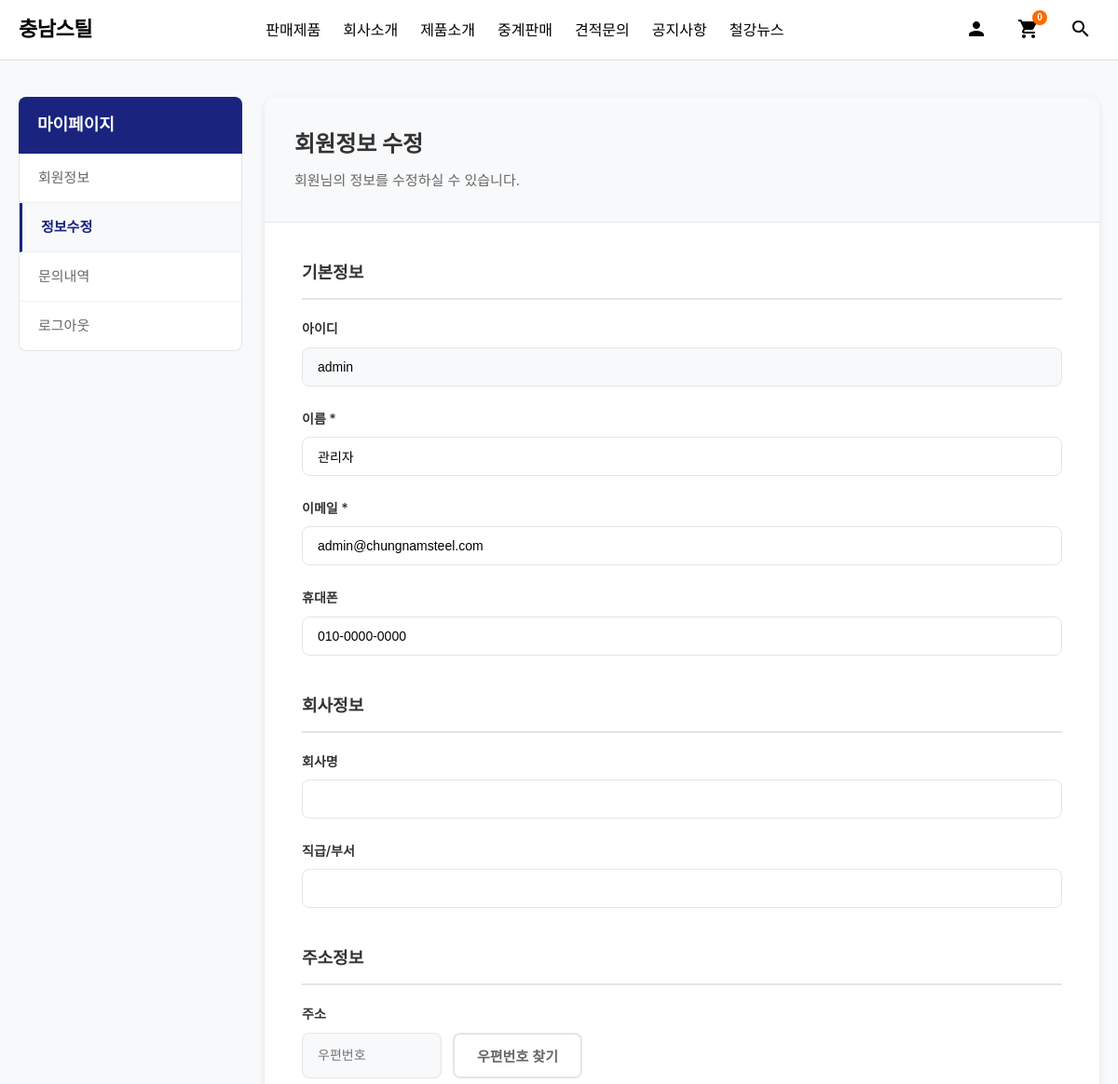
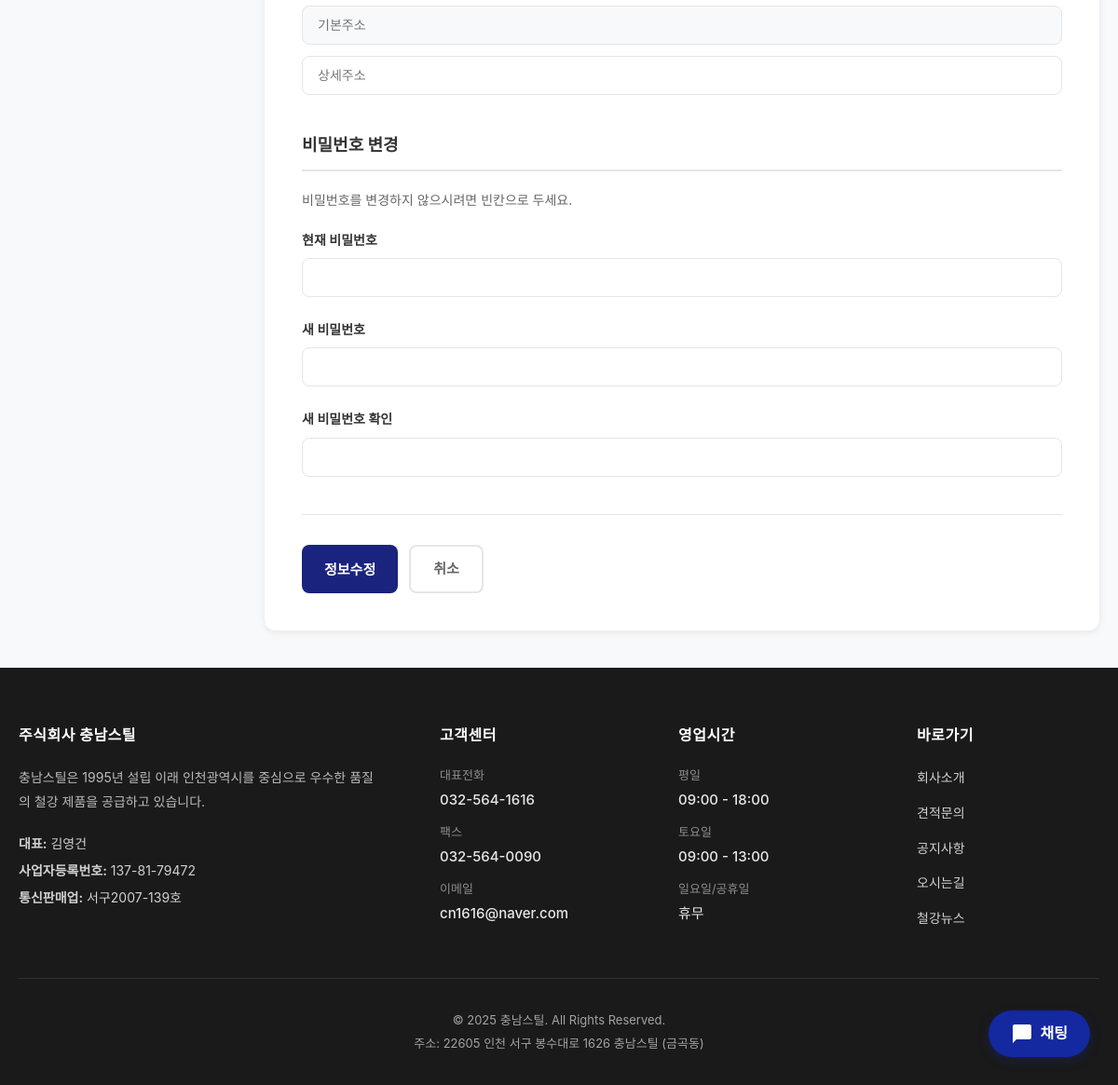
Screenshot of /edit_profile.php (signed in) with the database file from the repository (2 pictures, top to bottom).
### tables this page shows
CREATE TABLE IF NOT EXISTS members (
    id INT AUTO_INCREMENT PRIMARY KEY,
    user_id VARCHAR(50) UNIQUE NOT NULL,
    password VARCHAR(255) NOT NULL,
    name VARCHAR(50) NOT NULL,
    email VARCHAR(100) UNIQUE NOT NULL,
    phone VARCHAR(20),
    company VARCHAR(100),
    position VARCHAR(50),
    address VARCHAR(255),
    address_detail VARCHAR(255),
    zipcode VARCHAR(10),
    is_active TINYINT(1) DEFAULT 1,
    is_admin TINYINT(1) DEFAULT 0,
    created_at TIMESTAMP DEFAULT CURRENT_TIMESTAMP,
    updated_at TIMESTAMP DEFAULT CURRENT_TIMESTAMP ON UPDATE CURRENT_TIMESTAMP,
    last_login TIMESTAMP NULL,
    INDEX idx_user_id (user_id),
    INDEX idx_email (email)
);

### edit_profile.php (the view, shortened to what this page needs)
<?php
require_once 'db.php';
require_once 'includes/sub_layout.php';
$member_id = $_SESSION['member_id'];
try {
    $stmt = $pdo->prepare("SELECT * FROM members WHERE id = ?");
    $stmt->execute([$member_id]);
    $member = $stmt->fetch();
} catch(PDOException $e) {
    $error = '정보를 불러올 수 없습니다.';
}
include 'head.php';
?>
<main class="sub-content">
    <div class="content-header">
        <h2>회원정보 수정</h2>
        <p>회원님의 정보를 수정하실 수 있습니다.</p>
    </div>
    <div class="content-body">
        <form method="POST" action="">
            <div class="info-section">
                <h3>기본정보</h3>
                <div class="form-group">
                    <label>아이디</label>
                    <input type="text" value="<?php echo htmlspecialchars($member['user_id']); ?>" readonly style="background: #F8F9FA;">
                </div>
                <div class="form-group">
                    <label>이름 *</label>
                    <input type="text" name="name" value="<?php echo htmlspecialchars($_POST['name'] ?? $member['name']); ?>" required>
                </div>
                <div class="form-group">
                    <label>이메일 *</label>
                    <input type="email" name="email" value="<?php echo htmlspecialchars($_POST['email'] ?? $member['email']); ?>" required>
                </div>
                <div class="form-group">
                    <label>휴대폰</label>
                    <input type="tel" name="phone" placeholder="010-0000-0000"
                           pattern="[0-9]{3}-[0-9]{4}-[0-9]{4}"
                           value="<?php echo htmlspecialchars($_POST['phone'] ?? $member['phone']); ?>">
                </div>
            </div>
            <div class="info-section">
                <h3>회사정보</h3>
                <div class="form-group">
                    <label>회사명</label>
                    <input type="text" name="company" value="<?php echo htmlspecialchars($_POST['company'] ?? $member['company']); ?>">
                </div>
                <div class="form-group">
                    <label>직급/부서</label>
                    <input type="text" name="position" value="<?php echo htmlspecialchars($_POST['position'] ?? $member['position']); ?>">
                </div>
            </div>
            <div class="info-section">
                <h3>주소정보</h3>
                <div class="form-group">
                    <label>주소</label>
                    <div style="display: flex; gap: 12px; margin-bottom: 12px;">
                        <input type="text" id="zipcode" name="zipcode" placeholder="우편번호" readonly
                               style="width: 150px; background: #F8F9FA;"
                               value="<?php echo htmlspecialchars($_POST['zipcode'] ?? $member['zipcode']); ?>">
                        <button type="button" class="btn btn-secondary" onclick="findZipcode()">우편번호 찾기</button>
                    </div>
                    <input type="text" id="address" name="address" placeholder="기본주소" readonly
                           style="background: #F8F9FA; margin-bottom: 12px;"
                           value="<?php echo htmlspecialchars($_POST['address'] ?? $member['address']); ?>">
                    <input type="text" id="address_detail" name="address_detail" placeholder="상세주소"
                           value="<?php echo htmlspecialchars($_POST['address_detail'] ?? $member['address_detail']); ?>">
                </div>
            </div>
            <div class="info-section">
                <h3>비밀번호 변경</h3>
                <p style="font-size: 14px; color: #666; margin-bottom: 20px;">비밀번호를 변경하지 않으시려면 빈칸으로 두세요.</p>
                <div class="form-group">
                    <label>현재 비밀번호</label>
                    <input type="password" name="current_password">
                </div>
                <div class="form-group">
                    <label>새 비밀번호</label>
                    <input type="password" name="new_password" minlength="6">
                </div>
                <div class="form-group">
                    <label>새 비밀번호 확인</label>
                    <input type="password" name="new_password_confirm" minlength="6">
                </div>
            </div>
            <div class="btn-group">
                <button type="submit" class="btn btn-primary">정보수정</button>
                <a href="mypage.php" class="btn btn-secondary">취소</a>
            </div>
        </form>
    </div>
</main>
<?php
include 'tail.php';
?>

### css/samsung-style.css (style rules this page uses)
:root { --primary-blue: #1428A0; --secondary-blue: #2C5AA0; --light-blue: #E8F0FE; --text-primary: #1D1D1F; --text-secondary: #666666; --border-color: #E5E5E7; --bg-light: #F8F9FA; --white: #FFFFFF; }
* { margin: 0; padding: 0; box-sizing: border-box; }
body { font-family: -apple-system, BlinkMacSystemFont, 'Segoe UI', 'Noto Sans KR', '맑은 고딕', sans-serif; font-size: 16px; line-height: 1.6; color: var(--text-primary); background-color: var(--bg-light); -webkit-font-smoothing: antialiased; }
.btn { display: inline-flex; align-items: center; justify-content: center; padding: 14px 32px; border-radius: 28px; font-size: 16px; font-weight: 600; text-decoration: none; transition: all 0.3s ease; cursor: pointer; border: none; }
.btn-primary { background-color: var(--primary-blue); color: white; }
.btn-secondary { background-color: white; color: var(--primary-blue); border: 2px solid var(--primary-blue); }

### includes/sub_layout.php (style rules this page uses)
.sub-content { flex: 1; background: white; border-radius: 12px; box-shadow: 0 2px 8px rgba(0,0,0,0.08); overflow: hidden; }
.content-header { background: #F8F9FA; padding: 32px; border-bottom: 1px solid #E5E5E7; }
.content-header h2 { font-size: 24px; font-weight: 700; color: #333; margin-bottom: 8px; }
.content-header p { font-size: 15px; color: #666; }
.content-body { padding: 40px; }
.info-section { margin-bottom: 40px; }
.info-section h3 { font-size: 18px; font-weight: 700; color: #333; margin-bottom: 20px; padding-bottom: 12px; border-bottom: 2px solid #E5E5E7; }
.btn-group { display: flex; gap: 12px; margin-top: 32px; padding-top: 32px; border-top: 1px solid #E5E5E7; }
.btn { padding: 12px 24px; border-radius: 8px; font-size: 15px; font-weight: 600; text-decoration: none; text-align: center; transition: all 0.3s ease; border: none; cursor: pointer; }
.btn-primary { background: #1A237E; color: white; }
.btn-secondary { background: white; color: #666; border: 2px solid #E5E5E7; }
.form-group { margin-bottom: 24px; }
.form-group label { display: block; margin-bottom: 8px; font-weight: 600; color: #333; font-size: 14px; }
.form-group input, .form-group textarea, .form-group select { width: 100%; padding: 12px 16px; border: 1px solid #E5E5E7; border-radius: 8px; font-size: 14px; transition: all 0.3s ease; }

### rows the page displays
members: user "admin", name "관리자", email "admin@chungnamsteel.com", phone "010-0000-0000"
